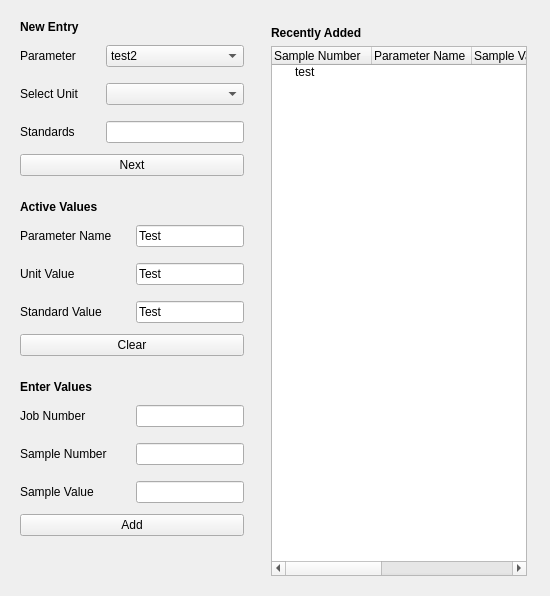
                <widget class="QWidget" name="chmInputTab">
                 <attribute name="title">
                  <string>Input Data</string>
                 </attribute>
                 <layout class="QHBoxLayout" name="horizontalLayout_8">
                  <item>
                   <widget class="QWidget" name="widget_20" native="true">
                    <property name="maximumSize">
                     <size>
                      <width>300</width>
                      <height>16777215</height>
                     </size>
                    </property>
                    <layout class="QVBoxLayout" name="verticalLayout_27">
                     <property name="leftMargin">
                      <number>0</number>
                     </property>
                     <property name="topMargin">
                      <number>0</number>
                     </property>
                     <property name="rightMargin">
                      <number>0</number>
                     </property>
                     <property name="bottomMargin">
                      <number>0</number>
                     </property>
                     <item>
                      <widget class="QWidget" name="widget_11" native="true">
                       <property name="minimumSize">
                        <size>
                         <width>200</width>
                         <height>0</height>
                        </size>
                       </property>
                       <property name="maximumSize">
                        <size>
                         <width>16777215</width>
                         <height>180</height>
                        </size>
                       </property>
                       <layout class="QVBoxLayout" name="verticalLayout_26">
                        <item>
                         <widget class="QLabel" name="label_24">
                          <property name="font">
                           <font>
                            <weight>75</weight>
                            <bold>true</bold>
                           </font>
                          </property>
                          <property name="text">
                           <string>New Entry</string>
                          </property>
                         </widget>
                        </item>
                        <item>
                         <widget class="QWidget" name="widget_21" native="true">
                          <layout class="QHBoxLayout" name="horizontalLayout_21">
                           <property name="leftMargin">
                            <number>0</number>
                           </property>
                           <property name="topMargin">
                            <number>5</number>
                           </property>
                           <property name="rightMargin">
                            <number>0</number>
                           </property>
                           <property name="bottomMargin">
                            <number>5</number>
                           </property>
                           <item>
                            <widget class="QLabel" name="label_73">
                             <property name="minimumSize">
                              <size>
                               <width>80</width>
                               <height>0</height>
                              </size>
                             </property>
                             <property name="maximumSize">
                              <size>
                               <width>80</width>
                               <height>16777215</height>
                              </size>
                             </property>
                             <property name="text">
                              <string>Parameter</string>
                             </property>
                            </widget>
                           </item>
                           <item>
                            <widget class="QComboBox" name="gcmsTests">
                             <item>
                              <property name="text">
                               <string>test2</string>
                              </property>
                             </item>
                             <item>
                              <property name="text">
                               <string>test3</string>
                              </property>
                             </item>
                            </widget>
                           </item>
                          </layout>
                         </widget>
                        </item>
                        <item>
                         <widget class="QWidget" name="widget_23" native="true">
                          <layout class="QHBoxLayout" name="horizontalLayout_23">
                           <property name="leftMargin">
                            <number>0</number>
                           </property>
                           <property name="topMargin">
                            <number>5</number>
                           </property>
                           <property name="rightMargin">
                            <number>0</number>
                           </property>
                           <property name="bottomMargin">
                            <number>5</number>
                           </property>
                           <item>
                            <widget class="QLabel" name="label_74">
                             <property name="minimumSize">
                              <size>
                               <width>80</width>
                               <height>0</height>
                              </size>
                             </property>
                             <property name="maximumSize">
                              <size>
                               <width>80</width>
                               <height>16777215</height>
                              </size>
                             </property>
                             <property name="text">
                              <string>Select Unit</string>
                             </property>
                            </widget>
                           </item>
                           <item>
                            <widget class="QComboBox" name="gcmsUnitVal"/>
                           </item>
                          </layout>
                         </widget>
                        </item>
                        <item>
                         <widget class="QWidget" name="widget_29" native="true">
                          <property name="enabled">
                           <bool>true</bool>
                          </property>
                          <property name="minimumSize">
                           <size>
                            <width>0</width>
                            <height>0</height>
                           </size>
                          </property>
                          <property name="maximumSize">
                           <size>
                            <width>16777215</width>
                            <height>16777215</height>
                           </size>
                          </property>
                          <property name="styleSheet">
                           <string notr="true"/>
                          </property>
                          <layout class="QHBoxLayout" name="horizontalLayout_27">
                           <property name="leftMargin">
                            <number>0</number>
                           </property>
                           <property name="topMargin">
                            <number>5</number>
                           </property>
                           <property name="rightMargin">
                            <number>0</number>
                           </property>
                           <property name="bottomMargin">
                            <number>5</number>
                           </property>
                           <item>
                            <widget class="QLabel" name="label_75">
                             <property name="minimumSize">
                              <size>
                               <width>80</width>
                               <height>0</height>
                              </size>
                             </property>
                             <property name="maximumSize">
                              <size>
                               <width>80</width>
                               <height>16777215</height>
                              </size>
                             </property>
                             <property name="text">
                              <string>Standards</string>
                             </property>
                            </widget>
                           </item>
                           <item>
                            <widget class="QLineEdit" name="gcmsStandardVal"/>
                           </item>
                          </layout>
                         </widget>
                        </item>
                        <item>
                         <widget class="QPushButton" name="gcmsProceedBtn">
                          <property name="text">
                           <string>Next</string>
                          </property>
                          <property name="checkable">
                           <bool>true</bool>
                          </property>
                         </widget>
                        </item>
                       </layout>
                      </widget>
                     </item>
                     <item>
                      <widget class="QWidget" name="widget_37" native="true">
                       <property name="maximumSize">
                        <size>
                         <width>16777215</width>
                         <height>200</height>
                        </size>
                       </property>
                       <layout class="QVBoxLayout" name="verticalLayout_23">
                        <item>
                         <widget class="QLabel" name="label_58">
                          <property name="font">
                           <font>
                            <weight>75</weight>
                            <bold>true</bold>
                           </font>
                          </property>
                          <property name="text">
                           <string>Active Values</string>
                          </property>
                         </widget>
                        </item>
                        <item>
                         <widget class="QWidget" name="widget_26" native="true">
                          <layout class="QHBoxLayout" name="horizontalLayout_28">
                           <property name="leftMargin">
                            <number>0</number>
                           </property>
                           <property name="topMargin">
                            <number>5</number>
                           </property>
                           <property name="rightMargin">
                            <number>0</number>
                           </property>
                           <property name="bottomMargin">
                            <number>5</number>
                           </property>
                           <item>
                            <widget class="QLabel" name="label_62">
                             <property name="minimumSize">
                              <size>
                               <width>110</width>
                               <height>0</height>
                              </size>
                             </property>
                             <property name="maximumSize">
                              <size>
                               <width>16777215</width>
                               <height>16777215</height>
                              </size>
                             </property>
                             <property name="text">
                              <string>Parameter Name</string>
                             </property>
                            </widget>
                           </item>
                           <item>
                            <widget class="QLineEdit" name="gcmsTestsShow">
                             <property name="enabled">
                              <bool>true</bool>
                             </property>
                             <property name="text">
                              <string>Test</string>
                             </property>
                             <property name="readOnly">
                              <bool>true</bool>
                             </property>
                            </widget>
                           </item>
                          </layout>
                         </widget>
                        </item>
                        <item>
                         <widget class="QWidget" name="widget_27" native="true">
                          <layout class="QHBoxLayout" name="horizontalLayout_29">
                           <property name="leftMargin">
                            <number>0</number>
                           </property>
                           <property name="topMargin">
                            <number>5</number>
                           </property>
                           <property name="rightMargin">
                            <number>0</number>
                           </property>
                           <property name="bottomMargin">
                            <number>5</number>
                           </property>
                           <item>
                            <widget class="QLabel" name="label_65">
                             <property name="minimumSize">
                              <size>
                               <width>110</width>
                               <height>0</height>
                              </size>
                             </property>
                             <property name="maximumSize">
                              <size>
                               <width>110</width>
                               <height>16777215</height>
                              </size>
                             </property>
                             <property name="layoutDirection">
                              <enum>Qt::RightToLeft</enum>
                             </property>
                             <property name="autoFillBackground">
                              <bool>false</bool>
                             </property>
                             <property name="text">
                              <string>Unit Value</string>
                             </property>
                            </widget>
                           </item>
                           <item>
                            <widget class="QLineEdit" name="gcmsUnitValShow">
                             <property name="enabled">
                              <bool>true</bool>
                             </property>
                             <property name="text">
                              <string>Test</string>
                             </property>
                             <property name="readOnly">
                              <bool>true</bool>
                             </property>
                            </widget>
                           </item>
                          </layout>
                         </widget>
                        </item>
                        <item>
                         <widget class="QWidget" name="widget_28" native="true">
                          <layout class="QHBoxLayout" name="horizontalLayout_30">
                           <property name="leftMargin">
                            <number>0</number>
                           </property>
                           <property name="topMargin">
                            <number>5</number>
                           </property>
                           <property name="rightMargin">
                            <number>0</number>
                           </property>
                           <property name="bottomMargin">
                            <number>5</number>
                           </property>
                           <item>
                            <widget class="QLabel" name="label_66">
                             <property name="minimumSize">
                              <size>
                               <width>110</width>
                               <height>0</height>
                              </size>
                             </property>
                             <property name="maximumSize">
                              <size>
                               <width>110</width>
                               <height>16777215</height>
                              </size>
                             </property>
                             <property name="text">
                              <string>Standard Value</string>
                             </property>
                            </widget>
                           </item>
                           <item>
                            <widget class="QLineEdit" name="gcmsStandardValShow">
                             <property name="enabled">
                              <bool>true</bool>
                             </property>
                             <property name="text">
                              <string>Test</string>
                             </property>
                             <property name="readOnly">
                              <bool>true</bool>
                             </property>
                            </widget>
                           </item>
                          </layout>
                         </widget>
                        </item>
                        <item>
                         <widget class="QPushButton" name="chmInputClearBtn">
                          <property name="text">
                           <string>Clear</string>
                          </property>
                         </widget>
                        </item>
                       </layout>
                      </widget>
                     </item>
                     <item>
                      <widget class="QWidget" name="gcmsTestsValueWidget" native="true">
                       <property name="enabled">
                        <bool>true</bool>
                       </property>
                       <property name="minimumSize">
                        <size>
                         <width>100</width>
                         <height>0</height>
                        </size>
                       </property>
                       <property name="maximumSize">
                        <size>
                         <width>16777215</width>
                         <height>200</height>
                        </size>
                       </property>
                       <property name="styleSheet">
                        <string notr="true"/>
                       </property>
                       <layout class="QVBoxLayout" name="verticalLayout_30">
                        <item>
                         <widget class="QLabel" name="label_67">
                          <property name="font">
                           <font>
                            <weight>75</weight>
                            <bold>true</bold>
                           </font>
                          </property>
                          <property name="text">
                           <string>Enter Values</string>
                          </property>
                         </widget>
                        </item>
                        <item>
                         <widget class="QWidget" name="widget_30" native="true">
                          <layout class="QHBoxLayout" name="horizontalLayout_31">
                           <property name="leftMargin">
                            <number>0</number>
                           </property>
                           <property name="topMargin">
                            <number>5</number>
                           </property>
                           <property name="rightMargin">
                            <number>0</number>
                           </property>
                           <property name="bottomMargin">
                            <number>5</number>
                           </property>
                           <item>
                            <widget class="QLabel" name="label_68">
                             <property name="minimumSize">
                              <size>
                               <width>110</width>
                               <height>0</height>
                              </size>
                             </property>
                             <property name="maximumSize">
                              <size>
                               <width>110</width>
                               <height>16777215</height>
                              </size>
                             </property>
                             <property name="text">
                              <string>Job Number</string>
                             </property>
                            </widget>
                           </item>
                           <item>
                            <widget class="QLineEdit" name="gcmsTestsJobNum">
                             <property name="text">
                              <string/>
                             </property>
                             <property name="maxLength">
                              <number>10</number>
                             </property>
                            </widget>
                           </item>
                          </layout>
                         </widget>
                        </item>
                        <item>
                         <widget class="QWidget" name="widget_33" native="true">
                          <layout class="QHBoxLayout" name="horizontalLayout_34">
                           <property name="leftMargin">
                            <number>0</number>
                           </property>
                           <property name="topMargin">
                            <number>5</number>
                           </property>
                           <property name="rightMargin">
                            <number>0</number>
                           </property>
                           <property name="bottomMargin">
                            <number>5</number>
                           </property>
                           <item>
                            <widget class="QLabel" name="label_69">
                             <property name="minimumSize">
                              <size>
                               <width>110</width>
                               <height>0</height>
                              </size>
                             </property>
                             <property name="maximumSize">
                              <size>
                               <width>110</width>
                               <height>16777215</height>
                              </size>
                             </property>
                             <property name="text">
                              <string>Sample Number</string>
                             </property>
                            </widget>
                           </item>
                           <item>
                            <widget class="QLineEdit" name="gcmsTestsSample"/>
                           </item>
                          </layout>
                         </widget>
                        </item>
                        <item>
                         <widget class="QWidget" name="widget_35" native="true">
                          <layout class="QHBoxLayout" name="horizontalLayout_45">
                           <property name="leftMargin">
                            <number>0</number>
                           </property>
                           <property name="topMargin">
                            <number>5</number>
                           </property>
                           <property name="rightMargin">
                            <number>0</number>
                           </property>
                           <property name="bottomMargin">
                            <number>5</number>
                           </property>
                           <item>
                            <widget class="QLabel" name="label_70">
                             <property name="minimumSize">
                              <size>
                               <width>110</width>
                               <height>0</height>
                              </size>
                             </property>
                             <property name="maximumSize">
                              <size>
                               <width>110</width>
                               <height>16777215</height>
                              </size>
                             </property>
                             <property name="text">
                              <string>Sample Value</string>
                             </property>
                            </widget>
                           </item>
                           <item>
                            <widget class="QLineEdit" name="gcmsTestsVal">
                             <property name="text">
                              <string/>
                             </property>
                            </widget>
                           </item>
                          </layout>
                         </widget>
                        </item>
                        <item>
                         <widget class="QPushButton" name="chmAddTestsBtn">
                          <property name="text">
                           <string>Add</string>
                          </property>
                          <property name="checkable">
                           <bool>true</bool>
                          </property>
                         </widget>
                        </item>
                       </layout>
                      </widget>
                     </item>
                     <item>
                      <spacer name="verticalSpacer_11">
                       <property name="orientation">
                        <enum>Qt::Vertical</enum>
                       </property>
                       <property name="sizeHint" stdset="0">
                        <size>
                         <width>20</width>
                         <height>40</height>
                        </size>
                       </property>
                      </spacer>
                     </item>
                    </layout>
                   </widget>
                  </item>
                  <item>
                   <widget class="QWidget" name="chmRecentlyAdd" native="true">
                    <property name="enabled">
                     <bool>true</bool>
                    </property>
                    <property name="minimumSize">
                     <size>
                      <width>0</width>
                      <height>100</height>
                     </size>
                    </property>
                    <property name="styleSheet">
                     <string notr="true"/>
                    </property>
                    <layout class="QVBoxLayout" name="verticalLayout_32">
                     <property name="leftMargin">
                      <number>12</number>
                     </property>
                     <property name="rightMargin">
                      <number>12</number>
                     </property>
                     <item>
                      <widget class="QWidget" name="widget_36" native="true"/>
                     </item>
                     <item>
                      <widget class="QLabel" name="label_76">
                       <property name="font">
                        <font>
                         <weight>75</weight>
                         <bold>true</bold>
                        </font>
                       </property>
                       <property name="text">
                        <string>Recently Added </string>
                       </property>
                      </widget>
                     </item>
                     <item>
                      <widget class="QTreeWidget" name="inputDataTree">
                       <property name="enabled">
                        <bool>true</bool>
                       </property>
                       <column>
                        <property name="text">
                         <string>Sample Number</string>
                        </property>
                       </column>
                       <column>
                        <property name="text">
                         <string>Parameter Name</string>
                        </property>
                       </column>
                       <column>
                        <property name="text">
                         <string>Sample Value</string>
                        </property>
                       </column>
                       <column>
                        <property name="text">
                         <string>Unit Value</string>
                        </property>
                       </column>
                       <column>
                        <property name="text">
                         <string>Standard Value</string>
                        </property>
                       </column>
                       <column>
                        <property name="text">
                         <string>Action</string>
                        </property>
                       </column>
                       <item>
                        <property name="text">
                         <string>test</string>
                        </property>
                       </item>
                      </widget>
                     </item>
                    </layout>
                   </widget>
                  </item>
                 </layout>
                </widget>
